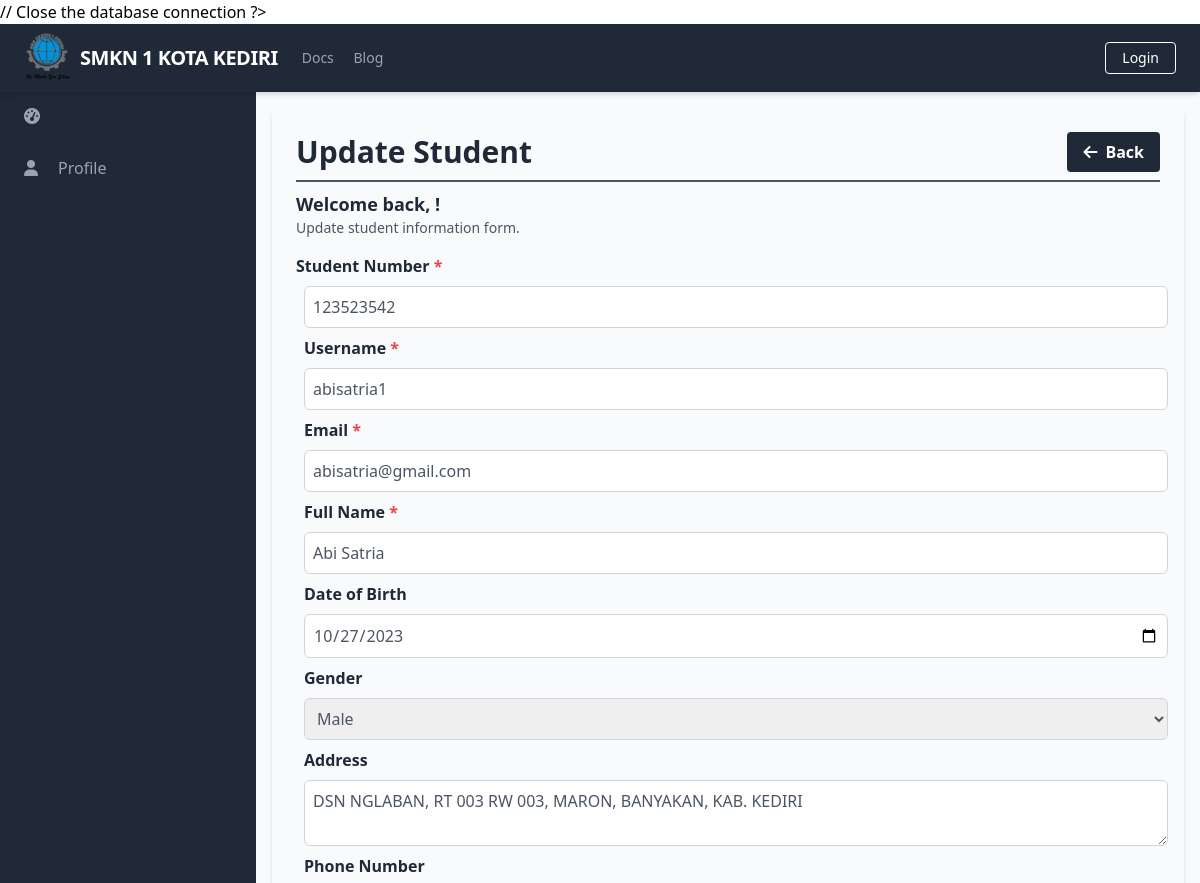
/manage_students/manage_students_update.php?id=1 (upper part), run on an earlier commit of the app's database.
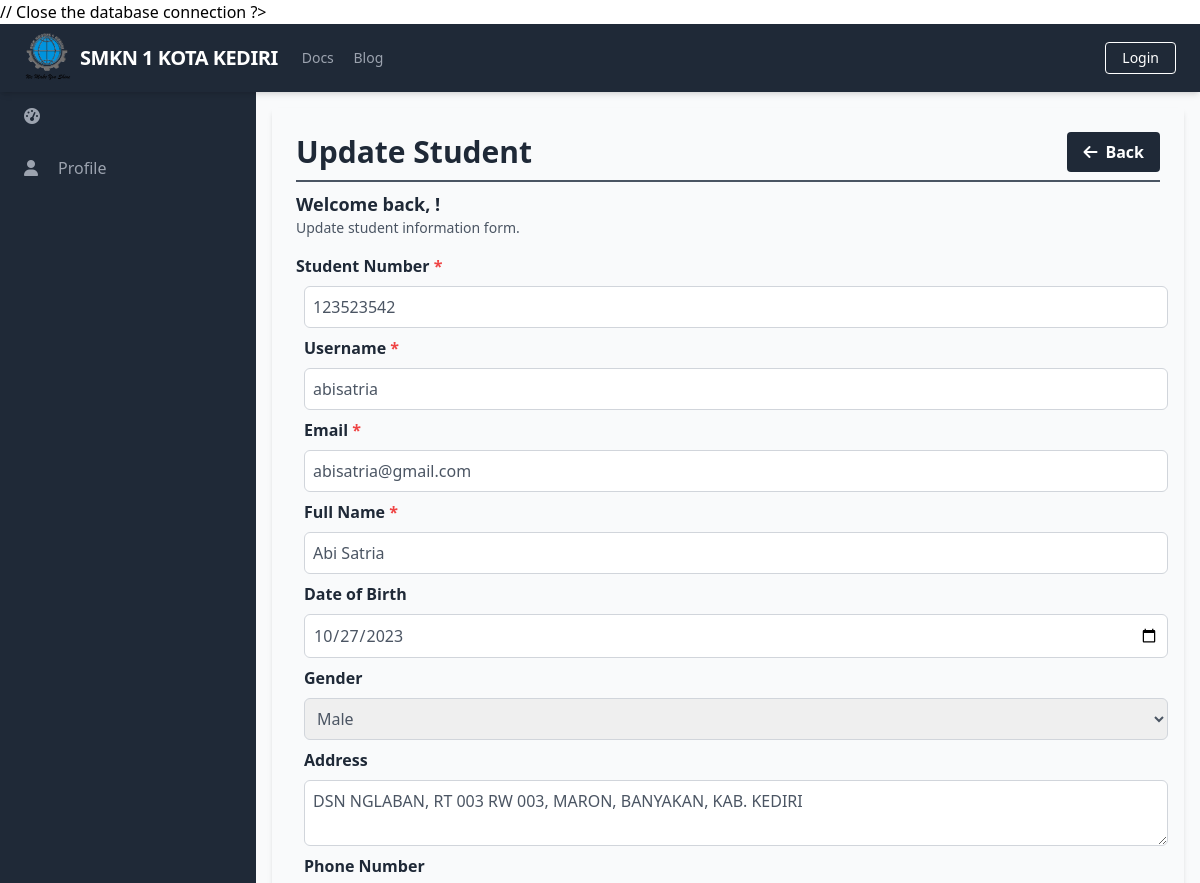
And on a later commit of the database.
### tables this page shows
CREATE TABLE `Students` (
  `StudentID` int(11) NOT NULL,
  `StudentNumber` varchar(20) DEFAULT NULL,
  `Religion` varchar(20) DEFAULT NULL,
  `ParentGuardianFullName` varchar(100) DEFAULT NULL,
  `ParentGuardianAddress` varchar(256) DEFAULT NULL,
  `ParentGuardianPhoneNumber` varchar(20) DEFAULT NULL,
  `ParentGuardianEmail` varchar(100) DEFAULT NULL,
  `ClassID` int(11) DEFAULT NULL,
  `UserID` int(11) DEFAULT NULL
);

CREATE TABLE `Users` (
  `UserID` int(11) NOT NULL,
  `Username` varchar(50) NOT NULL,
  `Password` varchar(255) NOT NULL,
  `Email` varchar(100) NOT NULL,
  `FullName` varchar(100) DEFAULT NULL,
  `DateOfBirth` date DEFAULT NULL,
  `Gender` varchar(10) DEFAULT NULL,
  `Address` text DEFAULT NULL,
  `PhoneNumber` varchar(20) DEFAULT NULL,
  `RoleID` int(11) DEFAULT NULL,
  `AccountCreationDate` timestamp NOT NULL DEFAULT current_timestamp() ON UPDATE current_timestamp(),
  `LastLogin` datetime DEFAULT NULL,
  `AccountStatus` varchar(20) DEFAULT NULL,
  `ProfilePictureURL` varchar(255) DEFAULT NULL,
  `ActivationStatus` varchar(20) DEFAULT NULL
);

### public/manage_students/manage_students_update.php (the view, shortened to what this page needs)
<?php
require_once('../../database/connection.php');
include_once('../components/header.php');
$student_id = $student_number = $religion = $parent_full_name = $parent_address = $parent_phone_number = $parent_email = $class_id = $user_id = '';
if (isset($_GET['id'])) {
  $student_id = mysqli_real_escape_string($conn, $_GET['id']);
  $query = "SELECT s.StudentID, s.StudentNumber, s.Religion, s.ParentGuardianFullName, s.ParentGuardianAddress, s.ParentGuardianPhoneNumber, s.ParentGuardianEmail, s.ClassID, s.UserID, u.Username, u.Email, u.FullName, u.DateOfBirth, u.Gender, u.Address, u.PhoneNumber, u.RoleID
              FROM Students s
              INNER JOIN Users u ON s.UserID = u.UserID
              WHERE s.StudentID = ? LIMIT 1";
  $stmt = $conn->prepare($query);
  $stmt->bind_param('s', $student_id);
  $stmt->execute();
  $result = $stmt->get_result();
  $student = $result->fetch_assoc();
  if (!$student) {
  } else {
    $student_number = $student['StudentNumber'];
    $email = $student['Email'];
    $full_name = $student['FullName'];
    $date_of_birth = $student['DateOfBirth'];
    $address = $student['Address'];
    $username = $student['Username'];
    $gender = $student['Gender'];
  }
}
?>
// Close the database connection
?>
<div class="h-screen flex flex-col">
  <?php include('../components/navbar.php'); ?>
  <div class="flex-grow bg-gray-50 flex flex-row shadow-md">
    <?php include('../components/sidebar.php'); ?>
    <main class="bg-gray-50 flex flex-col flex-1 overflow-y-scroll h-screen flex-shrink-0 sc-hide pb-40">
      <div class="flex items-start justify-start p-6 shadow-md m-4 flex-1 flex-col">
        <div class="flex flex-row justify-between items-center w-full border-b-2 border-gray-600 mb-2 pb-2">
          <h1 class="text-3xl text-gray-800 font-semibold w-full">Update Student</h1>
          <div class="flex flex-row justify-end items-center">
            <a href="manage_students_list.php" class="bg-gray-800 hover:bg-gray-700 text-white font-bold py-2 px-4 rounded inline-flex items-center space-x-2">
              <i class="fas fa-arrow-left"></i>
              <span>Back</span>
            </a>
          </div>
        </div>
        <div class="flex flex-col w-full">
          <div class="flex flex-row justify-between items-center w-full pb-2">
            <div>
              <h2 class="text-lg text-gray-800 font-semibold">Welcome back, <?php echo $_SESSION['FullName']; ?>!</h2>
              <p class="text-gray-600 text-sm">Update student information form.</p>
            </div>
          </div>
          <form action="" method="POST" class="flex flex-col w-full space-x-2">
            <label for="student_number" class="block font-semibold text-gray-800 mt-2 mb-2">Student Number <span class="text-red-500">*</span></label>
            <input type="text" id="student_number" name="student_number" class="w-full rounded-md border-gray-300 px-2 py-2 border text-gray-600" placeholder="Student Number" value="<?php echo $student_number; ?>">
            <label for="username" class="block font-semibold text-gray-800 mt-2 mb-2">Username <span class="text-red-500">*</span></label>
            <input type="text" id="username" name="username" class="w-full rounded-md border-gray-300 px-2 py-2 border text-gray-600" placeholder="Username" value="<?php echo $username; ?>">
            <label for="email" class="block font-semibold text-gray-800 mt-2 mb-2">Email <span class="text-red-500">*</span></label>
            <input type="email" id="email" name="email" class="w-full rounded-md border-gray-300 px-2 py-2 border text-gray-600" placeholder="Email" value="<?php echo $email; ?>">
            <label for="full_name" class="block font-semibold text-gray-800 mt-2 mb-2">Full Name <span class="text-red-500">*</span></label>
            <input type="text" id="full_name" name="full_name" class="w-full rounded-md border-gray-300 px-2 py-2 border text-gray-600" placeholder="Full Name" value="<?php echo $full_name; ?>">
            <label for="date_of_birth" class="block font-semibold text-gray-800 mt-2 mb-2">Date of Birth</label>
            <input type="date" id="date_of_birth" name="date_of_birth" class="w-full rounded-md border-gray-300 px-2 py-2 border text-gray-600" placeholder="Date of Birth" value="<?php echo $date_of_birth; ?>">
            <label for="gender" class="block font-semibold text-gray-800 mt-2 mb-2">Gender</label>
            <select id="gender" name="gender" class="w-full rounded-md border-gray-300 px-2 py-2 border text-gray-600">
              <option value="Male" <?php if ($gender === 'Male') echo 'selected'; ?>>Male</option>
            </select>
            <label for="address" class="block font-semibold text-gray-800 mt-2 mb-2">Address</label>
            <textarea id="address" name="address" class="w-full rounded-md border-gray-300 px-2 py-2 border text-gray-600" placeholder="Address"><?php echo $address; ?></textarea>
            <label for="phone_number" class="block font-semibold text-gray-800 mt-2 mb-2">Phone Number</label>
          </form>
        </div>
      </div>
    </main>
  </div>
</div>
</body>
</html>

What changed in the data, as far as the page shows it:
changed through a linked row, students "abisatria@gmail.com": username "abisatria1" → "abisatria"
